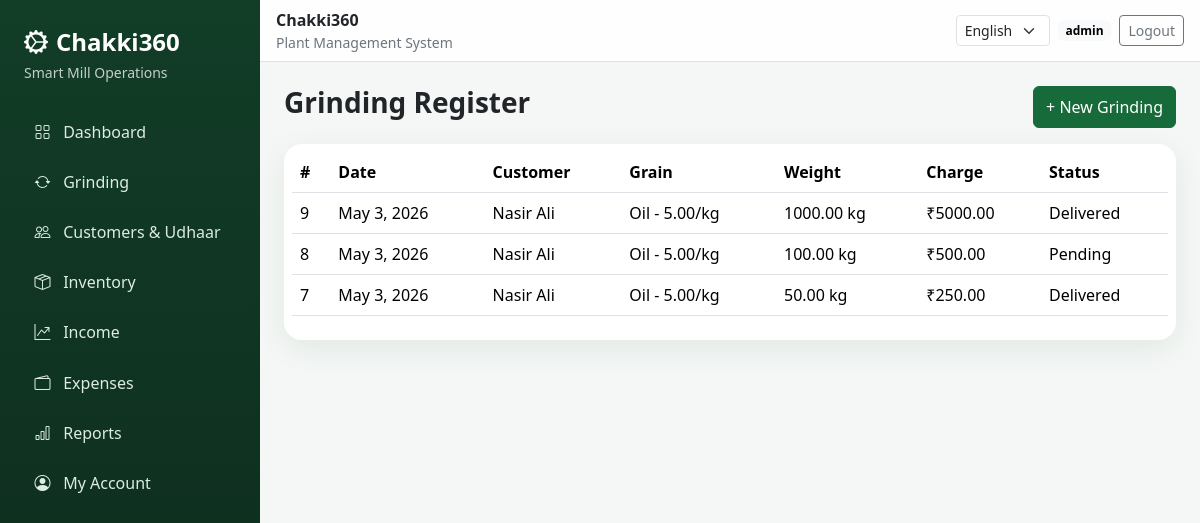
/en/grinding/ (signed in), run on the app's committed database.
### backend/mill/models.py (models this page shows, shortened)
class TimeStampedModel(models.Model):
    created_at = models.DateTimeField(auto_now_add=True)
    updated_at = models.DateTimeField(auto_now=True)
    class Meta:
        abstract = True

class GrindingTransaction(TimeStampedModel):
    class PaymentMode(models.TextChoices):
        CASH = 'cash', 'Cash'
        UDHAAR = 'udhaar', 'Udhaar'
        PARTIAL = 'partial', 'Partial'
    class WorkStatus(models.TextChoices):
        PENDING = 'pending', 'Pending'
        GRINDING_DONE = 'grinding_done', 'Grinding Done'
        DELIVERED = 'delivered', 'Delivered'
    customer = models.ForeignKey(Customer,on_delete=models.PROTECT,related_name='grinding_transactions')
    grain_name = models.ForeignKey(RateCard,on_delete=models.PROTECT,related_name='grinding_name')
    initial_weight_kg = models.DecimalField(max_digits=10, decimal_places=2)
    final_weight_kg = models.DecimalField(max_digits=10, decimal_places=2, null=True, blank=True)
    rate_per_kg = models.DecimalField(max_digits=10, decimal_places=2)
    grinding_charge = models.DecimalField(max_digits=12, decimal_places=2, editable=False, default=0)
    amount_paid = models.DecimalField(max_digits=12, decimal_places=2, default=0)
    payment_mode = models.CharField(max_length=20, choices=PaymentMode.choices, default=PaymentMode.CASH)
    transaction_date = models.DateField(default=timezone.localdate)
    notes = models.TextField(blank=True)
    status = models.CharField(max_length=20,choices=WorkStatus.choices,default=WorkStatus.PENDING)
    grinding_done_at = models.DateTimeField(null=True, blank=True)
    delivered_at = models.DateTimeField(null=True, blank=True)
    delivery_notes = models.TextField(blank=True)

class Customer(TimeStampedModel):
    name = models.CharField(max_length=120)
    mobile = models.CharField(max_length=20, blank=True)
    village = models.CharField(max_length=120, blank=True)
    opening_balance = models.DecimalField(max_digits=12, decimal_places=2, default=0)
    notes = models.TextField(blank=True)
    def __str__(self):
        return self.name

class RateCard(TimeStampedModel):
    grain_name = models.CharField(max_length=100, unique=True)
    rate_per_kg = models.DecimalField(max_digits=10, decimal_places=2)
    buyback_per_kg = models.DecimalField(max_digits=10, decimal_places=2)
    active = models.BooleanField(default=True)
    def __str__(self):
        return f"{self.grain_name} - {self.rate_per_kg}/kg"

### backend/mill/web_views.py (the view)
# urls.py: urlpatterns=[path('',v.dashboard,name='dashboard'),path('customers/',v.customers,name='customers'),path('customers/new/',v.customer_create,name='customer-create'),path('customers/<int:pk>/',v.customer
@roles_required(OWNER,MANAGER,OPERATOR)
def grinding(request):return render(request,'mill/grinding.html',{'jobs':GrindingTransaction.objects.select_related('customer','grain_name').order_by('-transaction_date','-id')[:200]})

### backend/mill/access.py (called while the page is built)
def has_role(user,*roles):
    return user.is_authenticated and (user.is_superuser or user.groups.filter(name__in=roles).exists())

def roles_required(*roles):
    def decorator(view):
        @login_required
        @wraps(view)
        def wrapped(request,*args,**kwargs):
            if not has_role(request.user,*roles): raise PermissionDenied
            return view(request,*args,**kwargs)
        return wrapped
    return decorator

### backend/mill/context_processors.py (called while the page is built)
def app_context(request):
    return {'app_setting':AppSetting.objects.first()}

### templates/mill/grinding.html
{% extends 'base.html' %}{% load i18n %}{% block content %}<div class="d-flex justify-content-between mb-3"><h3 class="fw-bold">{% trans 'Grinding Register' %}</h3><button class="btn btn-primary" hx-get="{% url 'mill:grinding-create' %}" hx-target="#modalContent">+ {% trans 'New Grinding' %}</button></div><div class="card p-2"><div class="table-responsive"><table class="table align-middle"><tr><th>#</th><th>{% trans 'Date' %}</th><th>{% trans 'Customer' %}</th><th>{% trans 'Grain' %}</th><th>{% trans 'Weight' %}</th><th>{% trans 'Charge' %}</th><th>{% trans 'Status' %}</th></tr>{% for j in jobs %}<tr><td>{{ j.id }}</td><td>{{ j.transaction_date }}</td><td>{{ j.customer }}</td><td>{{ j.grain_name }}</td><td>{{ j.initial_weight_kg }} kg</td><td>₹{{ j.grinding_charge }}</td><td>{{ j.get_status_display }}</td></tr>{% endfor %}</table></div></div>{% endblock %}

### templates/base.html (shortened to what this page needs)
{% load i18n static %}<!doctype html><html lang="{{ LANGUAGE_CODE|default:'en' }}"><head><link href="https://cdn.jsdelivr.net/npm/bootstrap@5.3.8/dist/css/bootstrap.min.css" rel="stylesheet"><link href="https://cdn.jsdelivr.net/npm/bootstrap-icons@1.13.1/font/bootstrap-icons.min.css" rel="stylesheet"></head><body><div class="app">{% if user.is_authenticated %}{% include 'includes/sidebar.html' %}<main class="main"><nav class="navbar sticky-top topbar border-bottom px-3 py-2"><div><strong>{{ app_setting.business_name|default:'Chakki360' }}</strong><small class="d-block text-secondary">{% trans 'Plant Management System' %}</small></div><div class="d-flex gap-2 align-items-center"><form action="/i18n/setlang/" method="post"><select name="language" class="form-select form-select-sm" onchange="this.form.submit()"><option value="en">English</option></select></form><span class="badge text-bg-light">{{ user.username }}</span><a href="{% url 'logout' %}" class="btn btn-sm btn-outline-secondary">{% trans 'Logout' %}</a></div></nav><div class="container-fluid p-3 p-lg-4">{% block content %}{% endblock %}</div></main>{% else %}{% block guest %}{% endblock %}{% endif %}</div></body></html>

### templates/base.html (style rules this page uses)
:root { --brand:#176b3a;--brand2:#25a55b;--bg:#f4f7f5;--ink:#17221b }
.app { min-height:100vh;background:var(--bg) }
.main { margin-left:260px }
.topbar { backdrop-filter:blur(14px);background:#ffffffdf }
.card { border:0;border-radius:18px;box-shadow:0 8px 30px #1b442414 }
.btn-primary { --bs-btn-bg:var(--brand);--bs-btn-border-color:var(--brand) }

### data on the page
GrindingTransaction: id "9", transaction_date "May 3, 2026", customer "Nasir Ali", grain_name "Oil - 5.00/kg", initial_weight_kg "1000.00", grinding_charge "5000.00", status "Delivered"
GrindingTransaction: id "8", transaction_date "May 3, 2026", customer "Nasir Ali", grain_name "Oil - 5.00/kg", initial_weight_kg "100.00", grinding_charge "500.00", status "Pending"
GrindingTransaction: id "7", transaction_date "May 3, 2026", customer "Nasir Ali", grain_name "Oil - 5.00/kg", initial_weight_kg "50.00", grinding_charge "250.00", status "Delivered"

### other printed values
{{ app_setting.short_name|default:'Chakki360' }} "Chakki360"
{{ app_setting.business_name|default:'Chakki360' }} "Chakki360"
{{ user.username }} "admin"
